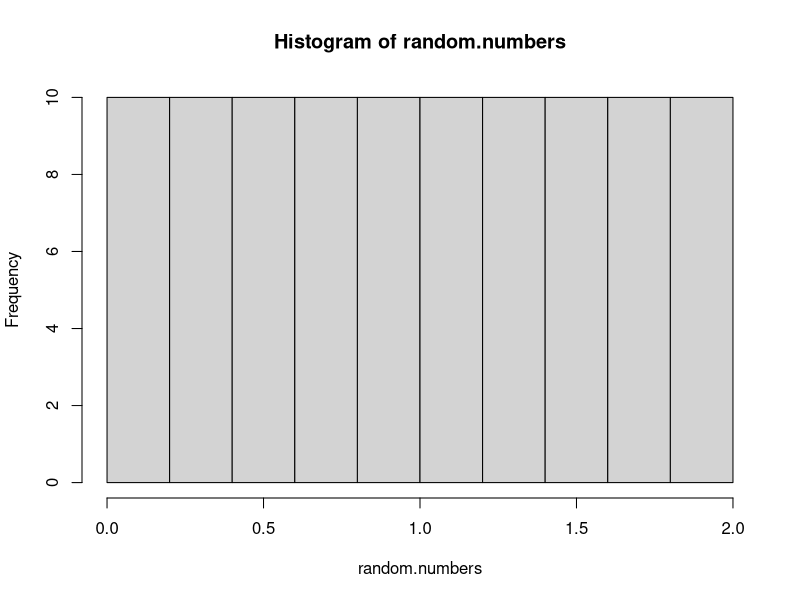
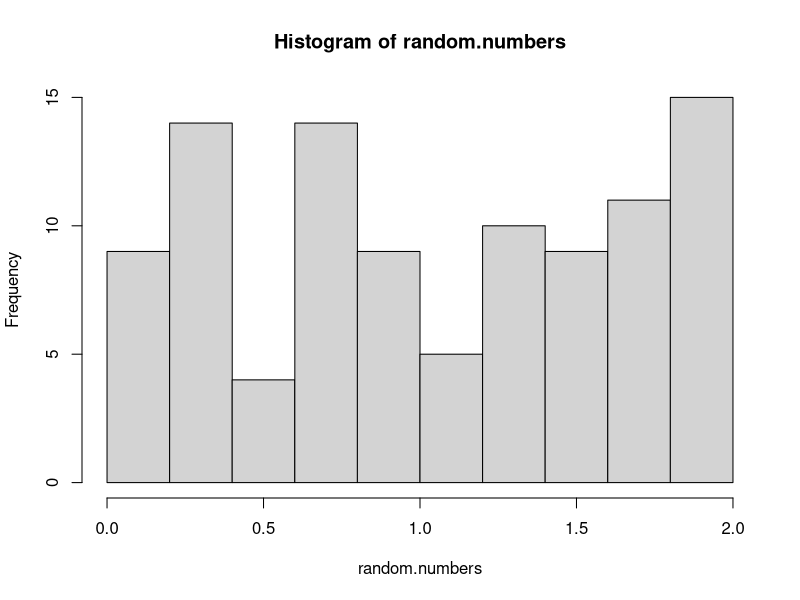
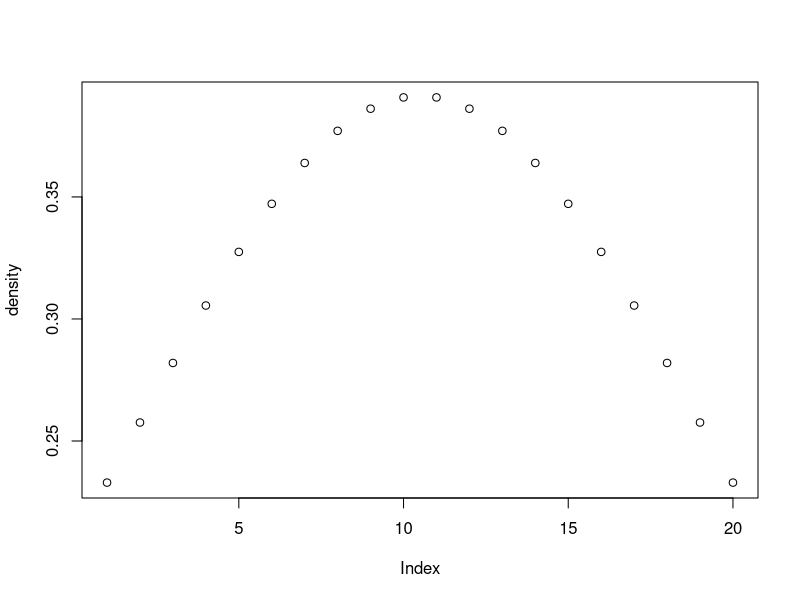
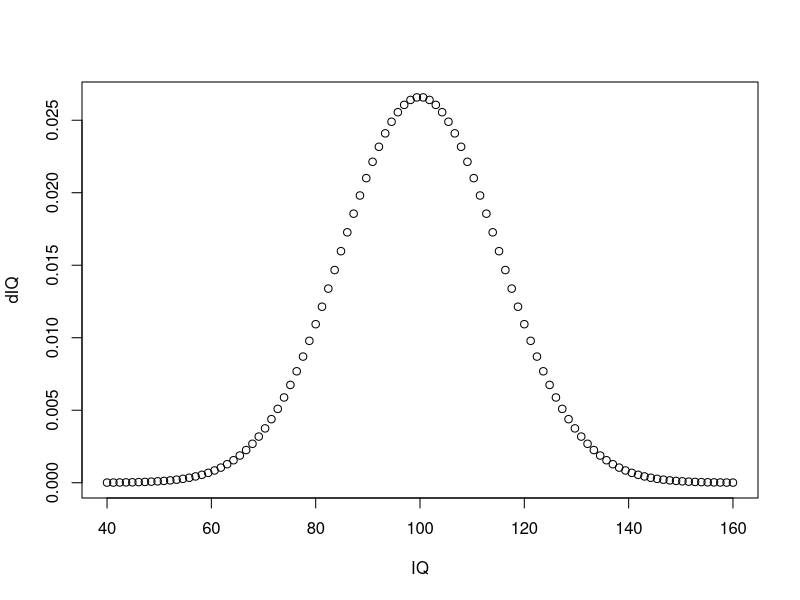
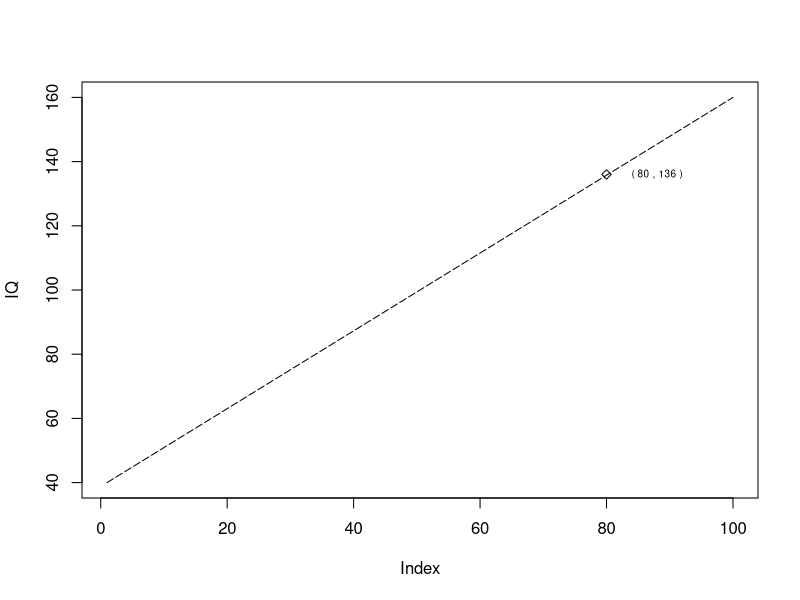

These figures' R source, in order:
# The script works on the current directory
#
# Samuel Rodriguez Bernabeu
# Assignment: lecture 2
# deliver date: 29/09/14
#
#


# In order to obtain reproducible results we set the seed before starting. 
# You can use any number...
set.seed(144)

# Exercise 1: Draw a random sample of size 100 from the interval [0,2] which contains 200 values. 
#             Sample without replacement.

# we use sample with the aditional parameter len to specify the number of samples.
random.numbers <- sample( seq(0,2,len=100), size=100, replace=F)
hist ( random.numbers )

help(runif)
random.numbers <- sample( runif( 100, min=0, max=2), size=100, replace=F)
hist ( random.numbers )




# Exercise 2: Use dt to evaluate the density function of the t distribution with 13 degrees 
#             of freedom at 20 values in the range -1 to 1.
density <- dt( x=seq(-1,1,len=20), df=13)
plot( density )

# Exercise 3: Find P[X <= x] = 0.01 for a t distribution with 9 degrees of freedom.
# pt calculates the cumulative distribution function, P( X <= x)
# the function X is the t distribution with 9 degrees of freedom.
# x = 0.01
answer <- pt( 0.01, df=9)
sprintf("Answer %.2f", answer)

# Exercise 4: IQ scores are known to have a normal distribution with mean 100 and 
#             standard deviation 15. What IQ would you have if you were in the 80th 
#             percentile?
mean <- 100
sd <- 15
IQ <- seq( -4, 4, length=100)*sd + mean
dIQ <- dnorm(IQ, mean = mean, sd = sd)
plot( IQ, dIQ)
result <- quantile( IQ, 0.8)
sprintf("Answer %.2f", result)


# we can check graphically the result: 
plot( IQ, type='l', lty="longdash")
points( x=80, y=result, pch=23)
string = paste( '(', 80 ,',', result,')')
string
text( x=88, y=result, string, offset=0.5, cex=0.6)


# Exercise 5: What IQ would you have if you were in the top 10 percent?
p <- 0.9*(max(IQ) - min(IQ)) + min(IQ)
sprintf("Answer %.2f", p)

# Exercise 6: What is the probability of having an IQ above 142?
answer <- (1 - pnorm(142, mean=mean, sd=sd))
sprintf("Answer %.6f", answer)


# Exercise 7: Set the seed to '0' and create two samples of size 20 from 
#             the standard normal distribution with the same values. Repeat 
#             the process but set the seed to your ID number.
set.seed(0)
set1 <- rnorm(n=20, mean = 100, sd=15)
set2 <- rnorm(n=20, mean = 100, sd=15)

sprintf("First pair of samples")
set1
set2


set.seed(48639158)
set1 <- rnorm(n=20, mean = 100, sd=15)
set2 <- rnorm(n=20, mean = 100, sd=15)

sprintf("Second pair of samples")
set1
set2
